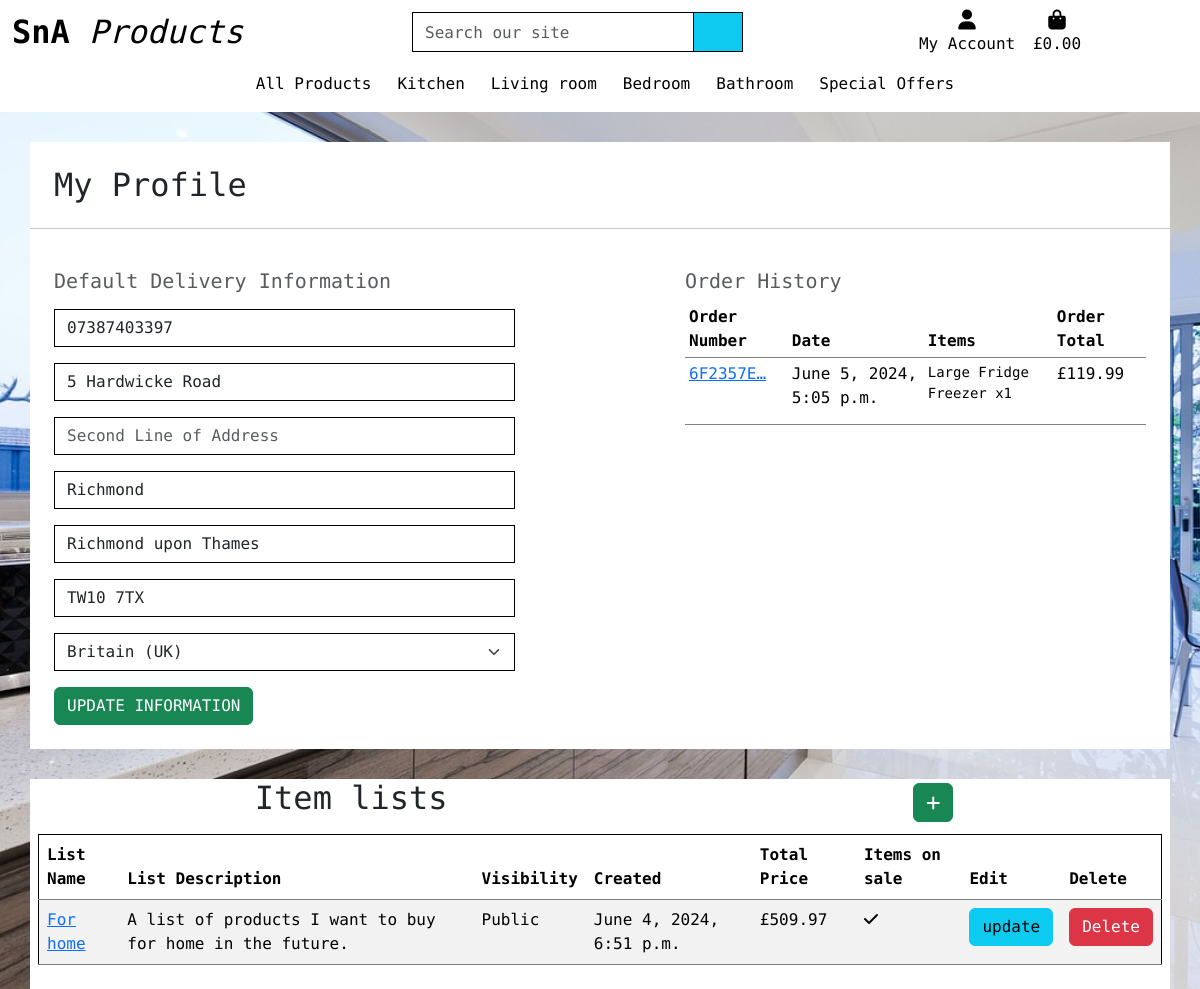
/profile/ (signed in), run on an earlier commit of the app's database.
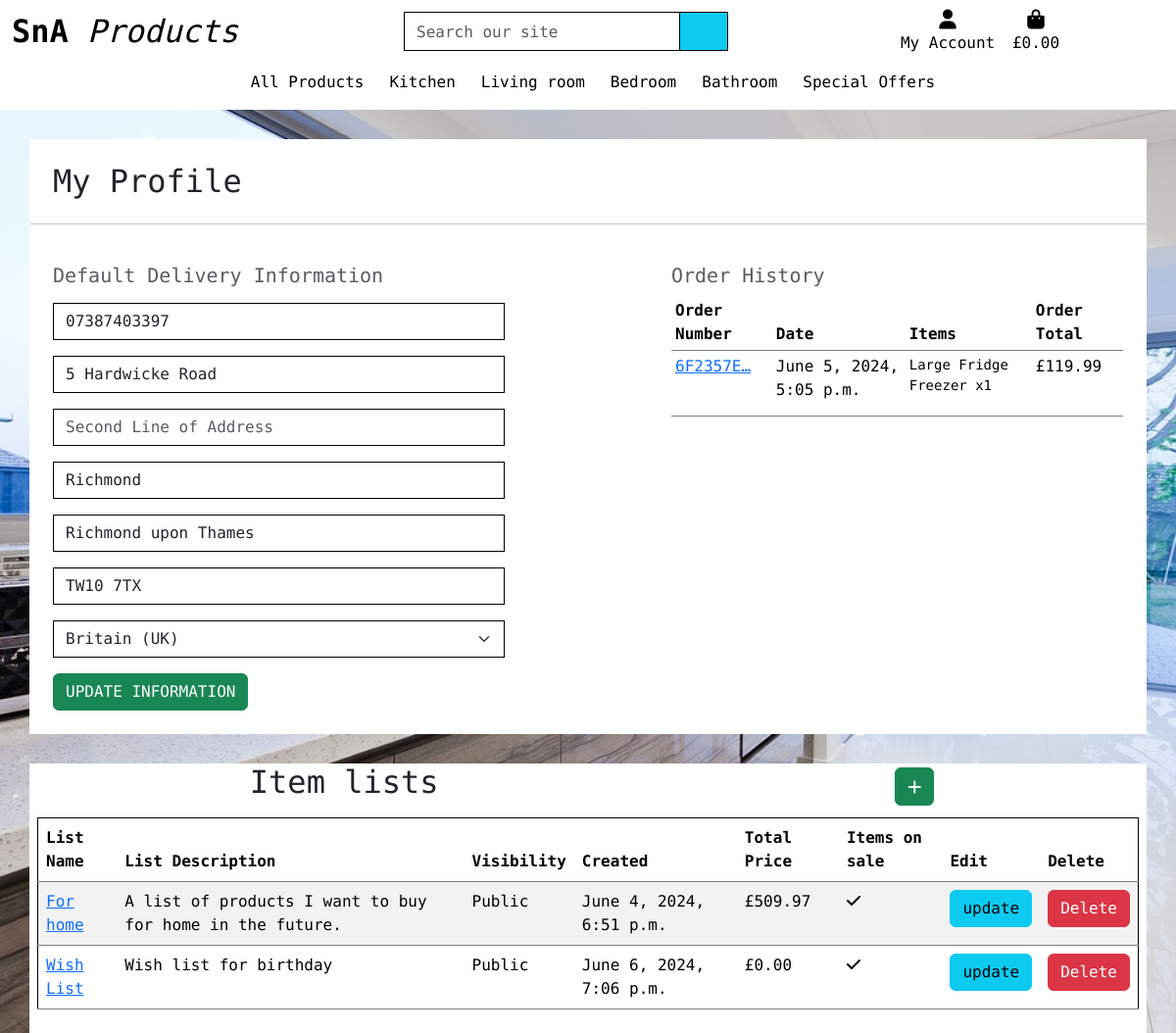
And on a later commit of the database.
### profiles/models.py (models this page shows, shortened)
class UserProfile(models.Model):
    user = models.OneToOneField(User, on_delete=models.CASCADE)
    default_phone_number = models.CharField(max_length=20, null=True, blank=True)
    default_first_line_address = models.CharField(max_length=80, null=True, blank=True)
    default_second_line_address = models.CharField(max_length=80, null=True, blank=True)
    default_town_or_city = models.CharField(max_length=40, null=True, blank=True)
    default_county = models.CharField(max_length=80, null=True, blank=True)
    default_postcode = models.CharField(max_length=20, null=True, blank=True)
    default_country = CountryField(blank_label='Country', null=True, blank=True)

### checkout/models.py (models this page shows, shortened)
class Order(models.Model):
    order_number = models.CharField(max_length=32, null=False, editable=False)
    first_name = models.CharField(max_length=50, null=False, blank=False)
    last_name = models.CharField(max_length=50, null=False, blank=False)
    email = models.EmailField(max_length=254, null=False, blank=False)
    phone_number = models.CharField(max_length=20, null=False, blank=False)
    country = CountryField(blank_label="(select country)")
    first_line_address = models.CharField(max_length=80, null=False, blank=False)
    second_line_address = models.CharField(max_length=80, null=True, blank=True)
    town_or_city = models.CharField(max_length=40, null=False, blank=False)
    county = models.CharField(max_length=80, null=True, blank=True)
    postcode = models.CharField(max_length=20)
    date = models.DateTimeField(auto_now_add=True)
    delivery_cost = models.DecimalField(max_digits=6, decimal_places=2, null=False, default=0)
    order_total = models.DecimalField(max_digits=10, decimal_places=2, null=False, default=0)
    grand_total = models.DecimalField(max_digits=10, decimal_places=2, null=False, default=0)
    original_cart = models.TextField(null=False, blank=False, default='')
    stripe_pid = models.CharField(max_length=254, null=False, blank=False, default='')
    user_profile = models.ForeignKey(UserProfile, on_delete=models.SET_NULL,
                                     null=True, blank=True, related_name='orders')

class OrderLineItem(models.Model):
    order = models.ForeignKey(Order, null=False, blank=False, on_delete=models.CASCADE, related_name='lineitems')
    product = models.ForeignKey(Product, null=False, blank=False, on_delete=models.CASCADE)
    product_size = models.CharField(max_length=2, null=True, blank=True)  # XS, S, M, L, XL
    quantity = models.IntegerField(null=False, blank=False, default=0)
    lineitem_total = models.DecimalField(max_digits=6, decimal_places=2, null=False, blank=False, editable=False)

### products/models.py (models this page shows, shortened)
class Product(models.Model):
    category = models.ForeignKey('Category', limit_choices_to={'type': 1},  null=True, blank=True,
                                 on_delete=models.SET_DEFAULT, default=18)
    sku = models.CharField(max_length=254, unique=True, editable=False)
    name = models.CharField(max_length=254)
    description = models.TextField()
    price = models.DecimalField(max_digits=6, decimal_places=2)
    rating = models.DecimalField(max_digits=6, decimal_places=2, null=True, blank=True)
    image = CloudinaryField('image', default='placeholder')
    has_sizes = models.BooleanField(null=True, blank=True, default=False)

### saved_products/models.py (models this page shows, shortened)
class SavedProductsList(models.Model):
    user = models.ForeignKey(UserProfile, on_delete=models.CASCADE, related_name='saved_items_list')
    name = models.CharField(max_length=100)
    description = models.TextField()
    visible = models.BooleanField(default=False)
    created_at = models.DateTimeField(auto_now_add=True)
    price_total = models.DecimalField(max_digits=10, decimal_places=2, default=0)
    item_on_sale = models.BooleanField(default=False)

### profiles/views.py (the view)
# urls.py: path('', views.profile_view, name="profile"),
@login_required
def profile_view(request):
    profile = get_object_or_404(UserProfile, user=request.user)
    if request.method == 'POST':
        form = UserProfileForm(request.POST, instance=profile)
        if form.is_valid():
            form.save()
            messages.success(request, 'Profile updated successfully')
        else:
            messages.error(request, 'Profile update failed. Please ensure the form is valid.')
    else:
        form = UserProfileForm(instance=profile)
    orders = profile.orders.all()
    saved_items_list = profile.saved_items_list.all()
    context = {
        'form': form,
        'orders': orders,
        'profile': profile,
        'on_profile_page': True,
        'saved_items_list': saved_items_list
    }
    return render(request, 'profiles/profile.html', context)

### profiles/templates/profiles/profile.html (shortened to what this page needs)
{% extends "base.html" %}
{% load crispy_forms_filters %}
{% load static %}
{% block nav-includes %}
{% include 'includes/site-nav.html' %}
{% endblock %}
{% block content %}
<div class="container-md floating_container">
    <div class="row">
        <div class="col">
            <h2 class="logo-font m-4">My Profile</h2>
            <hr>
        </div>
    </div>
    <div class="row d-flex justify-content-between">
        <div class="col-12 col-lg-5 my-4 ms-4">
            <h5 class="text-muted">Default Delivery Information</h5>
            <form class="mt-3 w-100 profile_form" action="{% url 'profile' %}" method="POST" id="profile-update-form">
                {{ form|crispy }}
                <button class="btn btn-success rounded-2 text-uppercase float-right">Update Information</button>
            </form>
        </div>
        <div class="col-12 col-lg-5 my-4 me-4">
            <h5 class="text-muted">Order History</h5>
            <div class="order-history table-responsive">
                <table class="table table-sm table-borderless">
                    <thead>
                        <tr>
                            <th>Order Number</th>
                            <th>Date</th>
                            <th>Items</th>
                            <th>Order Total</th>
                        </tr>
                    </thead>
                    <tbody>
                        {% for order in orders %}
                            <tr>
                                <td>
                                    <a href="{% url 'order_history' order.order_number %}"
                                    title="{{ order.order_number }}">
                                        {{ order.order_number|truncatechars:8 }}
                                    </a>
                                </td>
                                <td>{{ order.date }}</td>
                                <td>
                                    <ul class="list-unstyled">
                                        {% for item in order.lineitems.all %}
                                            <li class="small">
                                                {{ item.product.name }} x{{ item.quantity }}
                                            </li>
                                        {% endfor %}
                                    </ul>
                                </td>
                                <td>£{{ order.grand_total }}</td>
                            </tr>
                        {% endfor %}
                    </tbody>
                </table>
            </div>
        </div>
    </div>
</div>
<div class="container-md floating_container mb-2">
    <div class="row d-flex justify-content-around">
        <h2 class="w-auto"> Item lists </h2>
        <a href="{% url 'create_list' %}" class="btn btn-success w-auto m-1"><i class="fa-solid fa-plus w-auto align-middle"></i></a>
    </div>
    <div class="row">
        <div class="col m-2">
            {% if saved_items_list %}
                <table class="table table-striped border-black">
                    <thead>
                        <tr>
                            <th scope="col">List Name</th>
                            <th scope="col">List Description</th>
                            <th scope="col" class="d-none d-lg-table-cell">Visibility</th>
                            <th scope="col" class="d-none d-lg-table-cell">Created</th>
                            <th scope="col" class="d-none d-lg-table-cell">Total Price</th>
                            <th scope="col" class="d-none d-lg-table-cell">Items on sale</th>
                            <th scope="col">Edit</th>
                            <th scope="col">Delete</th>
                        </tr>
                    </thead>
                    {% for list in saved_items_list.all %}
                    <tr>
                        <td><a href="{% url 'list_detail' list.id %}">{{ list.name }}</a></td>
                        <td class="d-none d-lg-table-cell overflow-x-scroll">{{ list.description }}</td>
                        <td class="d-none d-lg-table-cell">{% if list.visibility == true %} Public {% else %} Private {% endif %}</td>
                        <td class="d-none d-lg-table-cell">{{ list.created_at }}</td>
                        <td class="d-none d-lg-table-cell">£{{ list.price_total }}</td>
                        <td>{% if list.items_on_sale == true %} <i class="fa-solid fa-check"></i> {{ list.items_on_sale }}{% else %}<i class="fa-solid fa-circle-xmark"></i> {%  endif %}</td>
                        <td><a class="btn btn-info" href="{% url 'edit_list' list.id %}">update</a></td>
                        <td><a class="btn btn-danger" href="{% url 'delete_list' list.id %}">Delete</a></td>
                    </tr>
                    {% endfor %}
                </table>
            {% else %}
                <h5>No lists yet</h5>
                <div class="d-flex justify-content-center">
                    <a class="btn btn-info w-25 " href="{%  url 'products' %}">Click to add a list</a>
                </div>
            {%  endif %}
        </div>
    </div>
</div>
{% endblock %}

### templates/base.html (shortened to what this page needs)
{% load static %}
<!doctype html>
<html lang="en">
  <head>
    {% block corecss %}
        <link href="https://cdn.jsdelivr.net/npm/bootstrap@5.3.3/dist/css/bootstrap.min.css" rel="stylesheet">
        <link rel="stylesheet" href="{% static 'css/style.css' %}">
        <link rel="stylesheet" href="{% static 'css/mobile-site-nav.css' %}">
    {% endblock %}
  </head>
  <body>
    <header class="container-fluid header">
      <div id="topnav" class="row bg-white pt-lg-2 d-lg-flex">
        <div class="col-12 col-lg-4 my-auto py-1 py-lg-0 text-center">
          <a href="{% url 'landing_page' %}" class="nav-link main-logo-link">
            <h2 class="logo-font text-black text-center my-0"><strong>SnA</strong><em> Products</em></h2>
          </a>
        </div>
        <div class="col-12 col-lg-4 my-auto py-1 py-lg-0 d-none d-lg-block">
            <form method="GET" action="{% url 'products' %}">
              <div class="input-group w=100">
                  <label class="w-75">
                      <input class="form-control border border-black rounded-0 search-bar" type="text" name="search" placeholder="Search our site">
                  </label>
                  <div class="input-group-append search-bar">
                    <button class="form-control btn btn-info border border-black rounded-0 search-bar" type="submit">
                      <span class="icon">
                      </span>
                    </button>
                  </div>
              </div>
            </form>
        </div>
        <div class="col-12 col-lg-4 my-auto py-1 py-lg-0 d-none d-lg-block">
          <ul class="list-inline list-unstyled text-center text-lg-right my-0">
            <li class="list-inline-item dropdown">
              <a class="text-black nav-link" href="#" id="user-options" data-bs-toggle="dropdown" aria-haspopup="true" aria-expanded="false">
                <div class="text-center">
                  <div><i class="fas fa-user fa-lg"></i></div>
                  <p class="my-0">My Account</p>
                </div>
              </a>
            </li>
            <li class="list-inline-item">
              <a class="{% if grand_total %} text-info font-weight-bold{% else %}text-black {% endif %} nav-link" href="{% url 'view_cart' %}">
                <div class="text-center">
                  <div><i class="fas fa-shopping-bag fa-lg"></i></div>
                  <p class="my-0">
                    {% if grand_total %}
                      £{{ grand_total|floatformat:2 }}
                    {% else %}
                      £0.00
                    {% endif %}
                  </p>
                </div>
              </a>
            </li>
          </ul>
        </div>
      </div>
      <div id="top-navbar" class="row bg-white d-lg-none w-100">
        <nav class="mobile-navbar navbar navbar-expand-lg navbar-light w-100 pl-2">
          {% block nav-includes %}{% endblock nav-includes %}
        </nav>
      </div>
    </header>
    {% block content %}
    {% endblock %}
  </body>
</html>

### templates/includes/site-nav.html (shortened to what this page needs)
<div class="collapse navbar-collapse" id="site-nav">
    <ul class="navbar-nav w-auto mx-auto">
        <li class="nav-item dropdown">
            <a class="logo-font font-weight-bold nav-link text-black mr-5" href="#" id="all-products-link" data-bs-toggle="dropdown" aria-haspopup="true" aria-expanded="false">
                All Products
            </a>
        </li>
        <li class="nav-item dropdown">
            <a class="logo-font font-weight-bold nav-link text-black mr-5" href="#" id="clothing-link" data-bs-toggle="dropdown" aria-haspopup="true" aria-expanded="false">
                Kitchen
            </a>
        </li>
        <li class="nav-item dropdown">
            <a class="logo-font font-weight-bold nav-link text-black mr-5" href="#" id="homeware-link" data-bs-toggle="dropdown" aria-haspopup="true" aria-expanded="false">
                Living room
            </a>
        </li>
        <li class="nav-item dropdown">
            <a class="logo-font font-weight-bold nav-link text-black mr-5" href="#" id="homeware-link" data-bs-toggle="dropdown" aria-haspopup="true" aria-expanded="false">
                Bedroom
            </a>
        </li>
        <li class="nav-item dropdown">
            <a class="logo-font font-weight-bold nav-link text-black mr-5" href="#" id="homeware-link" data-bs-toggle="dropdown" aria-haspopup="true" aria-expanded="false">
                Bathroom
            </a>
        </li>
        <li class="nav-item dropdown">
            <a class="logo-font font-weight-bold nav-link text-black" href="#" id="specials-link" data-bs-toggle="dropdown" aria-haspopup="true" aria-expanded="false">
                Special Offers
            </a>
        </li>
    </ul>
</div>

What changed in the data, as far as the page shows it:
added SavedProductsList: name "Wish List", description "Wish list for birthday", created_at "June 6, 2024, 7:06 p.m.", price_total "0.00"
